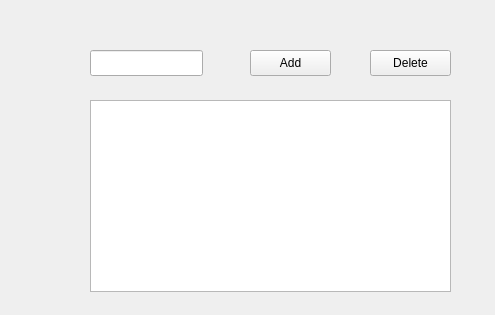
<?xml version="1.0" encoding="UTF-8"?>
<ui version="4.0">
 <class>Form</class>
 <widget class="QWidget" name="Form">
  <property name="geometry">
   <rect>
    <x>0</x>
    <y>0</y>
    <width>495</width>
    <height>315</height>
   </rect>
  </property>
  <property name="windowTitle">
   <string>Form</string>
  </property>
  <widget class="QLineEdit" name="task_edit">
   <property name="geometry">
    <rect>
     <x>90</x>
     <y>50</y>
     <width>113</width>
     <height>26</height>
    </rect>
   </property>
  </widget>
  <widget class="QPushButton" name="add_button">
   <property name="geometry">
    <rect>
     <x>250</x>
     <y>50</y>
     <width>81</width>
     <height>26</height>
    </rect>
   </property>
   <property name="text">
    <string>Add</string>
   </property>
  </widget>
  <widget class="QPushButton" name="delete_button">
   <property name="geometry">
    <rect>
     <x>370</x>
     <y>50</y>
     <width>81</width>
     <height>26</height>
    </rect>
   </property>
   <property name="text">
    <string>Delete</string>
   </property>
  </widget>
  <widget class="QListWidget" name="list_widget">
   <property name="geometry">
    <rect>
     <x>90</x>
     <y>100</y>
     <width>361</width>
     <height>192</height>
    </rect>
   </property>
  </widget>
 </widget>
 <resources/>
 <connections/>
</ui>
